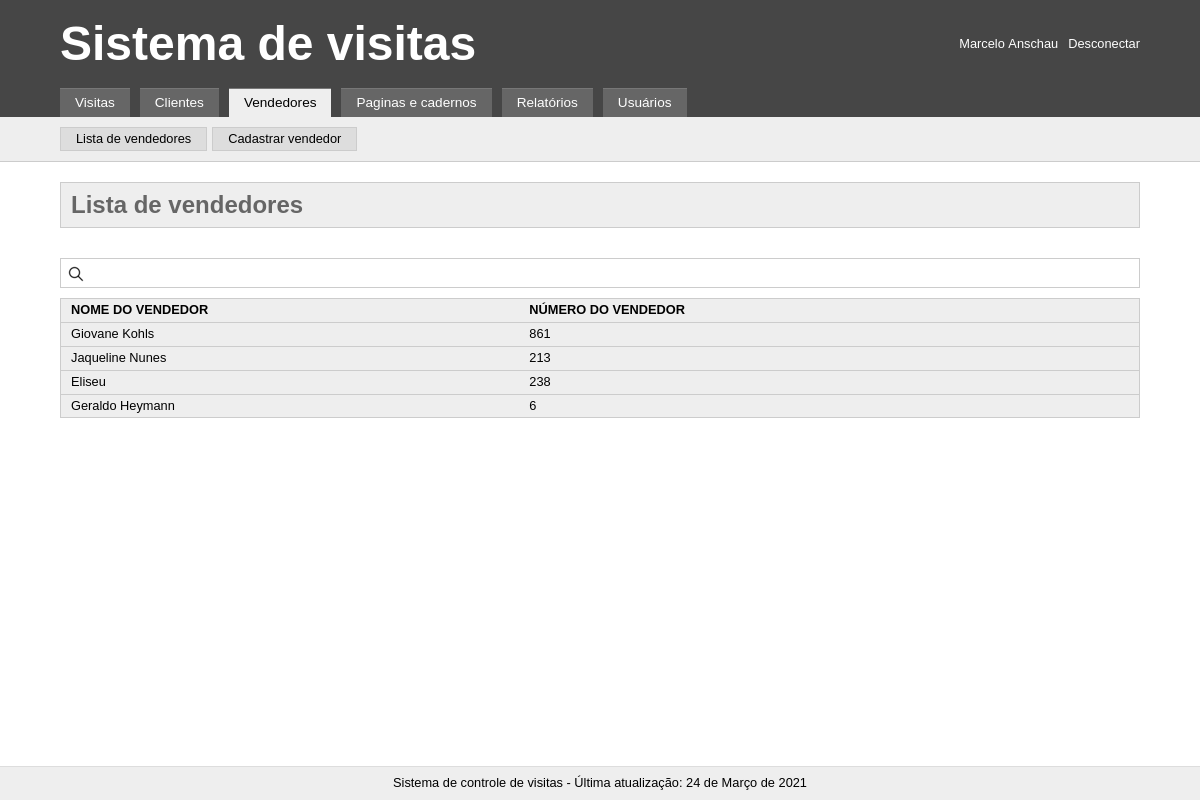
Screenshot of /index.php?tab=vendedores&subtab=lista_de_vendedores (signed in) with the database file from the repository.
### tables this page shows
CREATE TABLE `sellers` (
  `id` int(11) NOT NULL,
  `name` varchar(255) NOT NULL,
  `seller_number` varchar(10) NOT NULL
);

### _include/crud.php (called while the page is built, shortened)
<?php
$infoSellers = $pdo->query("SELECT * FROM sellers")->fetchAll();

### _include/vendedores.php (the view, shortened to what this page needs)
<nav class="opcoes">
	<div class="content">
		<a href="index.php?tab=vendedores&subtab=lista_de_vendedores">Lista de vendedores</a>
		<a href="index.php?tab=vendedores&subtab=cadastrar_vendedor">Cadastrar vendedor</a>
	</div>
</nav>
<div class="content">
	<h2><?= ucfirst(str_replace('_', ' ', $current_subtab))?></h2>
	<?php if($current_subtab == "lista_de_vendedores"){ ?>
		<input type="text" id="search" onkeyup="filter()">
		<div class="responsive_table">
			<table class="table_to_filter">
				<tr>
					<th>Nome do vendedor</th>
					<th>Número do vendedor</th>
					<th></th>
				</tr>
				<?php foreach($infoSellers as $valueSellers){ ?>
					<tr>
						<td><?= $valueSellers['name'] ?></td>
						<td><?= $valueSellers['seller_number'] ?></td>
						<td><a href="index.php?tab=vendedores&subtab=editar_vendedor&id=<?= $valueSellers['id'] ?>" class="edit"></a></td>
					</tr>
				<?php } ?>
			</table>
		</div>
	<?php } ?>
</div>

### _templates/css/style.css (style rules this page uses)
* { margin: 0; padding: 0; font: inherit; -moz-box-sizing: border-box; -webkit-box-sizing: border-box; box-sizing: border-box; }
body { line-height: 1; font-size: 1em; font-family: Arial, Helvetica, sans-serif; }
table { border-collapse: collapse; border-spacing: 0; }
.content { max-width: 1100px; margin: 0 auto; padding: 0 10px; }
.responsive_table { overflow-x: auto; }
.opcoes { background: #eee; padding: 10px 0; border-bottom: 1px solid #ccc; }
.opcoes .content { display: flex; }
.opcoes a { background: #ddd; display: inline-block; color: #000; text-decoration: none; font-size: 0.8em; border: 1px solid #ccc; padding: 5px 15px; margin-right: 5px; }
main h2 { background-color: #eee; border: 1px solid #ccc; margin: 20px 0; padding: 10px; font-size: 1.5em; font-weight: bold; color: #666; }
main #search { width: 100%; margin: 10px 0; border: 1px solid #ccc; padding: 5px 10px 5px 30px; background: url(../img/ico_search.png) no-repeat scroll 7px 7px; }
main table { border: 1px solid #ccc; width: 100%; white-space: nowrap; }
main table tr { background: #eee; }
main table tr td, main table tr th { border-bottom: 1px solid #ccc; padding: 5px 10px; font-size: 0.8em; }
main table tr th { text-align: left; text-transform: uppercase; font-size: 0.8em; font-weight: bold; }

### rows the page displays
sellers: name "Giovane Kohls", seller_number "861"
sellers: name "Jaqueline Nunes", seller_number "213"
sellers: name "Eliseu", seller_number "238"
sellers: name "Geraldo Heymann", seller_number "6"

### other values shown
$_SESSION['name'] "Marcelo Anschau"
str_replace('_', ' ', $current_subtab) "Lista de vendedores"
